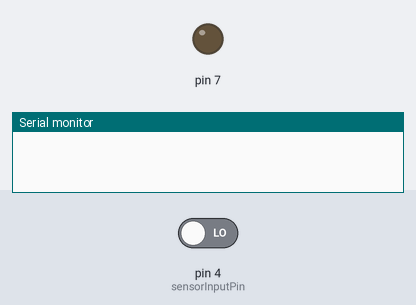
This sketch was run on a simulated Arduino Uno, built with avr-gcc and run on an emulated ATmega328P. Shown: output pins drawn as LEDs (lit = HIGH), the last lines printed to the serial monitor. The test bench sets the inputs (shaded band); at power-on: pin 4 (sensorInputPin) LOW.

Above: at 1.2 s.
1.3 s: pin 4 (sensorInputPin) driven HIGH
At 3.5 s:
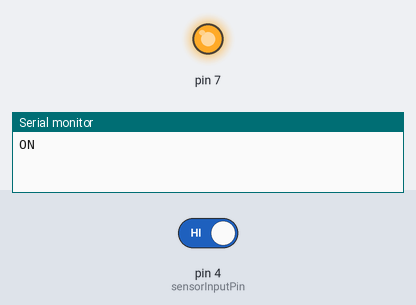
4.3 s: pin 4 (sensorInputPin) driven LOW
At 5.9 s:
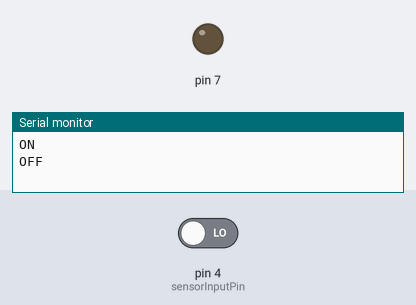
Timing chart, 0 to 7.4 s (numbered marks = the images above; inputs shaded):
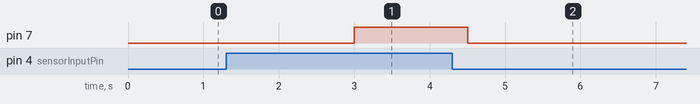

Measured:
- after the input at 1.3 s, pin 7: LOW → HIGH after 1.7 s
- after the input at 4.3 s, pin 7: goes on until 4.5 s, then stays LOW

The sketch:

cat_sensor.ino
```cpp
// #include <Servo.h>

// Servo servo;

int watchedPinState = 0;
int fanOn = 0;
unsigned long lastTriggerMillis = 0;
const int debounceMillis = 3000;
const int fanOffMillis = 1500;
const int sensorInputPin = 4;

void setup() {
  pinMode(sensorInputPin, INPUT);
  pinMode(7, OUTPUT);
  Serial.begin(9600);
}

void loop() {
  // put your main code here, to run repeatedly:
  // Serial.println(digitalRead(sensorInputPin));
  watchedPinState = digitalRead(sensorInputPin);
  checkPinState(watchedPinState);
}

void checkPinState(int state) {
  if (watchedPinState == 1 && ((lastTriggerMillis + debounceMillis) < millis()) && !fanOn) {
    lastTriggerMillis = millis();
    digitalWrite(7, HIGH);
    fanOn = 1;
    Serial.println("ON");
  } else if (((lastTriggerMillis + fanOffMillis) < millis()) && fanOn) {
    digitalWrite(7, LOW);
    fanOn = 0;
    Serial.println("OFF");
  }
  if (digitalRead(7) != 1 && digitalRead(7) != 0) {
    Serial.println("error - recover");
  }
}
```
